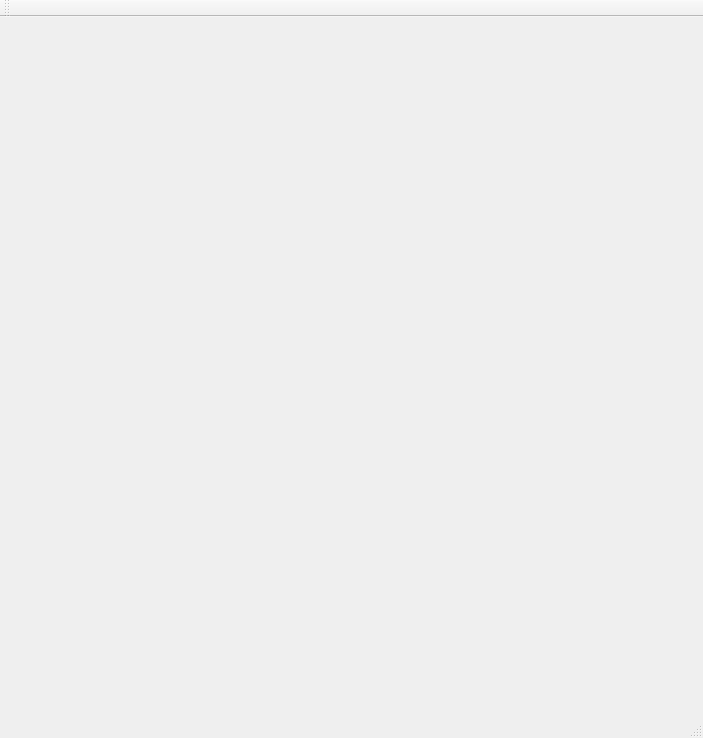
<?xml version="1.0" encoding="UTF-8"?>
<ui version="4.0">
 <class>FirstOpenCVwithQtClass</class>
 <widget class="QMainWindow" name="FirstOpenCVwithQtClass">
  <property name="geometry">
   <rect>
    <x>0</x>
    <y>0</y>
    <width>703</width>
    <height>738</height>
   </rect>
  </property>
  <property name="windowTitle">
   <string>FirstOpenCVwithQt</string>
  </property>
  <property name="tabShape">
   <enum>QTabWidget::Rounded</enum>
  </property>
  <widget class="QWidget" name="centralWidget"/>
  <widget class="QMenuBar" name="menuBar">
   <property name="geometry">
    <rect>
     <x>0</x>
     <y>0</y>
     <width>703</width>
     <height>23</height>
    </rect>
   </property>
  </widget>
  <widget class="QToolBar" name="mainToolBar">
   <attribute name="toolBarArea">
    <enum>TopToolBarArea</enum>
   </attribute>
   <attribute name="toolBarBreak">
    <bool>false</bool>
   </attribute>
  </widget>
  <widget class="QStatusBar" name="statusBar"/>
 </widget>
 <layoutdefault spacing="6" margin="11"/>
 <resources>
  <include location="firstopencvwithqt.qrc"/>
 </resources>
 <connections/>
 <slots>
  <slot>TestBtnClick()</slot>
  <slot>BtnTestwithOCV()</slot>
  <slot>SliderChanged(int)</slot>
  <slot>ProcessEdge(int)</slot>
 </slots>
</ui>
